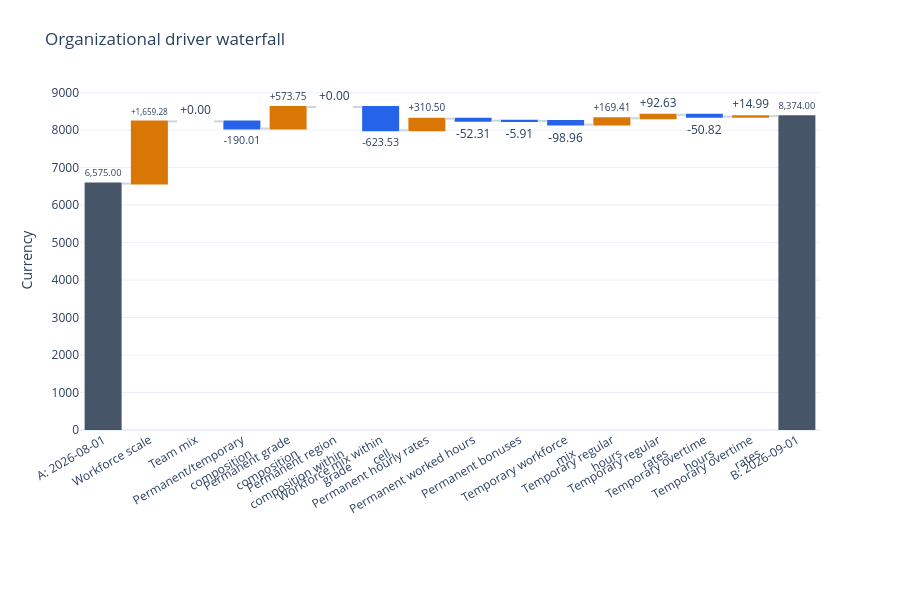
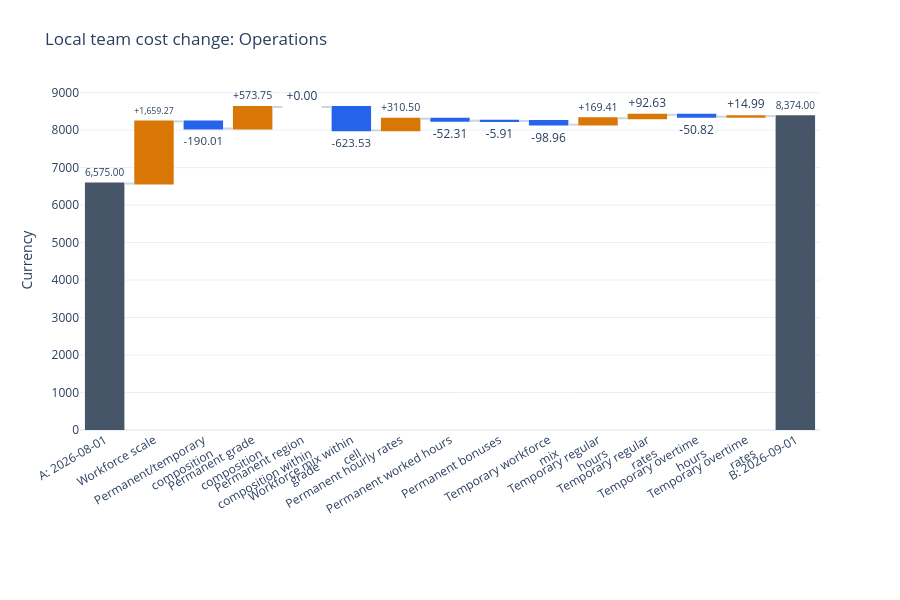

These figures' notebook cell, in order:
### Markdown cell above
## 5. One call for the notebook report

This displays the full organizational waterfall, driver table, team summary,
recorded validation/assumption/estimator summaries, and a separate local
waterfall for Operations. Hover bars for driver IDs and precise amounts;
use the Plotly toolbar to zoom or reset the view.

Orange means an increase and blue a decrease, without a favorable/unfavorable
judgment. Existing zero effects stay visible. `currency_label` is only a label;
the example does not infer a currency or convert money.

### Code cell
charts = report(
    result,
    teams=selected_teams,
    currency_label=currency_label,
    renderer=renderer,
)

### Figure 1 — Plotly figure (JSON) as saved in the notebook; plotly's stock layout.template omitted (floating-point values rounded to 4 significant figures)
{"data": [{"cliponaxis": false, "connector": {"line": {"color": "#CBD5E1"}}, "customdata": [["A: 2026-08-01", ""], ["Workforce scale", "workforce_scale"], ["Team mix", "team_mix"], ["Permanent/temporary composition", "team::employment_mix"], ["Permanent grade composition", "permanent::grade_mix"], ["Permanent region composition within grade", "permanent::region_within_grade_mix"], ["Workforce mix within cell", "permanent::permanent_members"], ["Permanent hourly rates", "permanent::permanent_rate"], ["Permanent worked hours", "permanent::permanent_hours"], ["Permanent bonuses", "permanent::permanent_bonus"], ["Temporary workforce mix", "temp_game::temporary_members"], ["Temporary regular hours", "temp_game::temporary_hours"], ["Temporary regular rates", "temp_game::temporary_rate"], ["Temporary overtime hours", "temp_game::overtime_hours"], ["Temporary overtime rates", "temp_game::overtime_rate"], ["B: 2026-09-01", ""]], "decreasing": {"marker": {"color": "#2563EB"}}, "hovertemplate": "%{customdata[0]}<br>ID: %{customdata[1]}<br>Currency: %{y:,.6f}<extra></extra>", "increasing": {"marker": {"color": "#D97706"}}, "measure": ["absolute", "relative", "relative", "relative", "relative", "relative", "relative", "relative", "relative", "relative", "relative", "relative", "relative", "relative", "relative", "absolute"], "text": ["6,575.00", "+1,659.28", "+0.00", "-190.01", "+573.75", "+0.00", "-623.53", "+310.50", "-52.31", "-5.91", "-98.96", "+169.41", "+92.63", "-50.82", "+14.99", "8,374.00"], "textposition": "outside", "totals": {"marker": {"color": "#475569"}}, "type": "waterfall", "x": [0, 1, 2, 3, 4, 5, 6, 7, 8, 9, 10, 11, 12, 13, 14, 15], "y": [6575, 1659.0, 4.547e-13, -190.0, 573.7, 3.237e-13, -623.5, 310.5, -52.31, -5.906, -98.96, 169.4, 92.63, -50.82, 14.99, 8374]}], "layout": {"height": 600, "margin": {"b": 170, "t": 90}, "meta": {"driver_ids": ["", "workforce_scale", "team_mix", "team::employment_mix", "permanent::grade_mix", "permanent::region_within_grade_mix", "permanent::permanent_members", "permanent::permanent_rate", "permanent::permanent_hours", "permanent::permanent_bonus", "temp_game::temporary_members", "temp_game::temporary_hours", "temp_game::temporary_rate", "temp_game::overtime_hours", "temp_game::overtime_rate", ""], "period_A_cost": 6575, "period_B_cost": 8374, "run_id": "5cb2869d-facf-4fa7-b6a7-72d51b3e3ec9"}, "showlegend": false, "title": {"text": "Organizational driver waterfall"}, "xaxis": {"tickangle": -30, "tickmode": "array", "ticktext": ["A: 2026-08-01", "Workforce scale", "Team mix", "Permanent/temporary<br>composition", "Permanent grade<br>composition", "Permanent region<br>composition within<br>grade", "Workforce mix within<br>cell", "Permanent hourly rates", "Permanent worked hours", "Permanent bonuses", "Temporary workforce<br>mix", "Temporary regular<br>hours", "Temporary regular<br>rates", "Temporary overtime<br>hours", "Temporary overtime<br>rates", "B: 2026-09-01"], "tickvals": [0, 1, 2, 3, 4, 5, 6, 7, 8, 9, 10, 11, 12, 13, 14, 15]}, "yaxis": {"title": {"text": "Currency"}, "zeroline": true}}}

### Figure 2 — Plotly figure (JSON) as saved in the notebook; plotly's stock layout.template omitted (floating-point values rounded to 4 significant figures)
{"data": [{"cliponaxis": false, "connector": {"line": {"color": "#CBD5E1"}}, "customdata": [["A: 2026-08-01", ""], ["Workforce scale", "workforce_scale"], ["Permanent/temporary composition", "team::employment_mix"], ["Permanent grade composition", "permanent::grade_mix"], ["Permanent region composition within grade", "permanent::region_within_grade_mix"], ["Workforce mix within cell", "permanent::permanent_members"], ["Permanent hourly rates", "permanent::permanent_rate"], ["Permanent worked hours", "permanent::permanent_hours"], ["Permanent bonuses", "permanent::permanent_bonus"], ["Temporary workforce mix", "temp_game::temporary_members"], ["Temporary regular hours", "temp_game::temporary_hours"], ["Temporary regular rates", "temp_game::temporary_rate"], ["Temporary overtime hours", "temp_game::overtime_hours"], ["Temporary overtime rates", "temp_game::overtime_rate"], ["B: 2026-09-01", ""]], "decreasing": {"marker": {"color": "#2563EB"}}, "hovertemplate": "%{customdata[0]}<br>ID: %{customdata[1]}<br>Currency: %{y:,.6f}<extra></extra>", "increasing": {"marker": {"color": "#D97706"}}, "measure": ["absolute", "relative", "relative", "relative", "relative", "relative", "relative", "relative", "relative", "relative", "relative", "relative", "relative", "relative", "absolute"], "text": ["6,575.00", "+1,659.27", "-190.01", "+573.75", "+0.00", "-623.53", "+310.50", "-52.31", "-5.91", "-98.96", "+169.41", "+92.63", "-50.82", "+14.99", "8,374.00"], "textposition": "outside", "totals": {"marker": {"color": "#475569"}}, "type": "waterfall", "x": [0, 1, 2, 3, 4, 5, 6, 7, 8, 9, 10, 11, 12, 13, 14], "y": [6575, 1659.0, -190.0, 573.7, 3.237e-13, -623.5, 310.5, -52.31, -5.906, -98.96, 169.4, 92.63, -50.82, 14.99, 8374]}], "layout": {"height": 600, "margin": {"b": 170, "t": 90}, "meta": {"driver_ids": ["", "workforce_scale", "team::employment_mix", "permanent::grade_mix", "permanent::region_within_grade_mix", "permanent::permanent_members", "permanent::permanent_rate", "permanent::permanent_hours", "permanent::permanent_bonus", "temp_game::temporary_members", "temp_game::temporary_hours", "temp_game::temporary_rate", "temp_game::overtime_hours", "temp_game::overtime_rate", ""], "period_A_cost": 6575, "period_B_cost": 8374, "run_id": "5cb2869d-facf-4fa7-b6a7-72d51b3e3ec9"}, "showlegend": false, "title": {"text": "Local team cost change: Operations"}, "xaxis": {"tickangle": -30, "tickmode": "array", "ticktext": ["A: 2026-08-01", "Workforce scale", "Permanent/temporary<br>composition", "Permanent grade<br>composition", "Permanent region<br>composition within<br>grade", "Workforce mix within<br>cell", "Permanent hourly rates", "Permanent worked hours", "Permanent bonuses", "Temporary workforce<br>mix", "Temporary regular<br>hours", "Temporary regular<br>rates", "Temporary overtime<br>hours", "Temporary overtime<br>rates", "B: 2026-09-01"], "tickvals": [0, 1, 2, 3, 4, 5, 6, 7, 8, 9, 10, 11, 12, 13, 14]}, "yaxis": {"title": {"text": "Currency"}, "zeroline": true}}}
